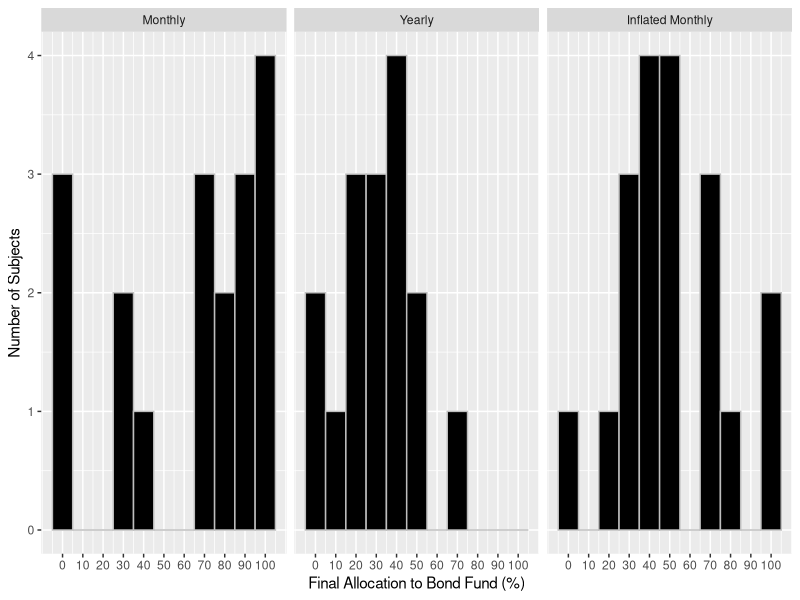
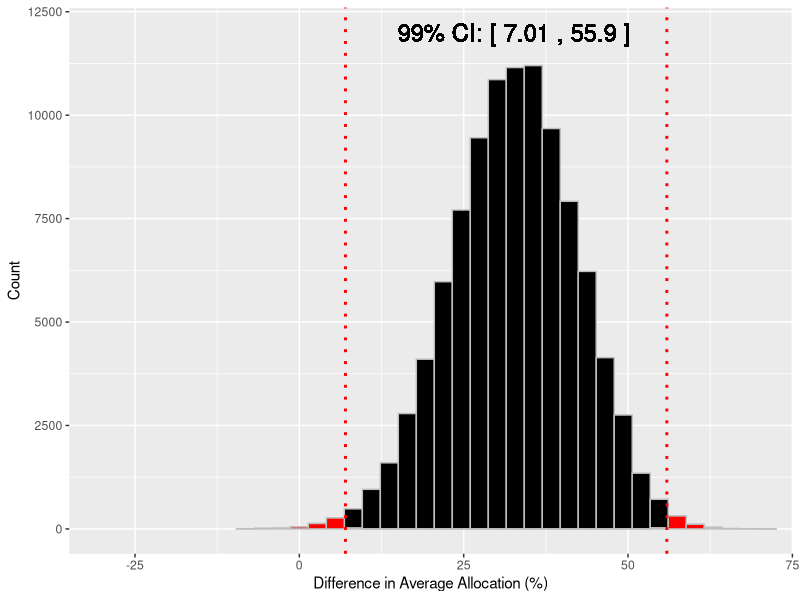
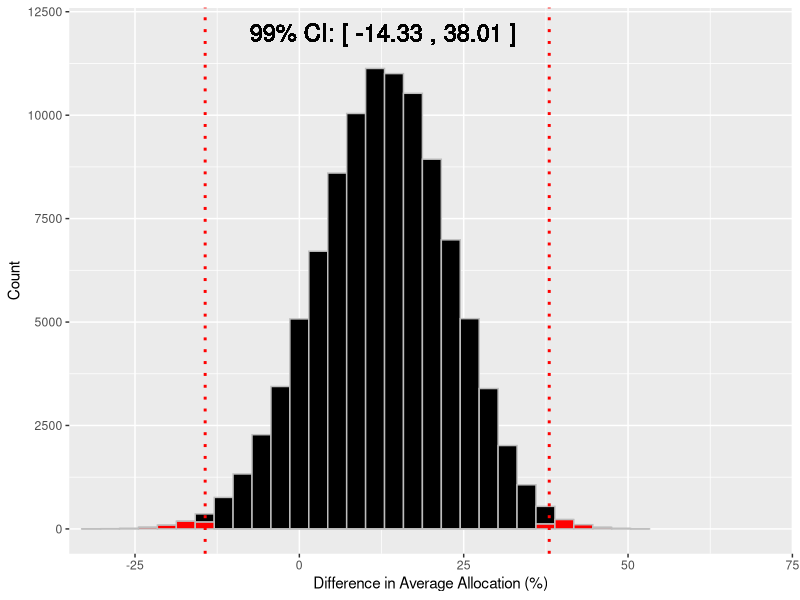
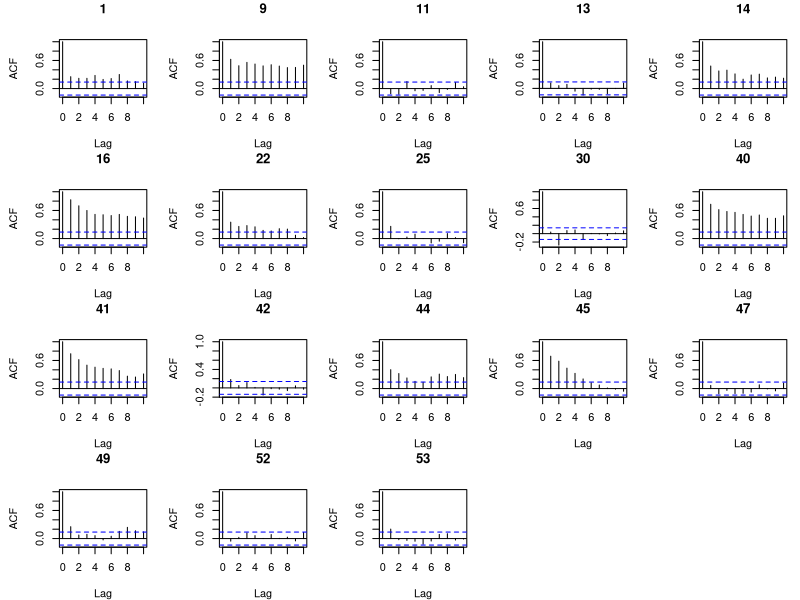
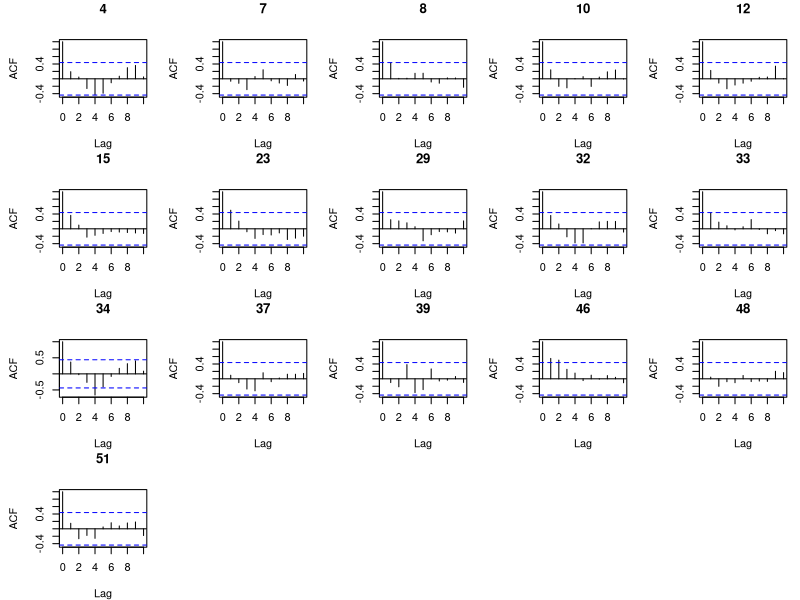
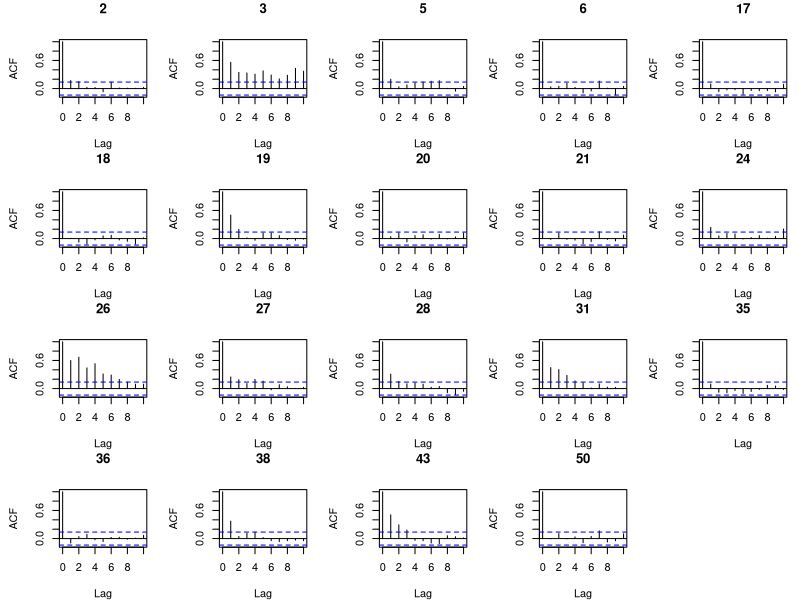
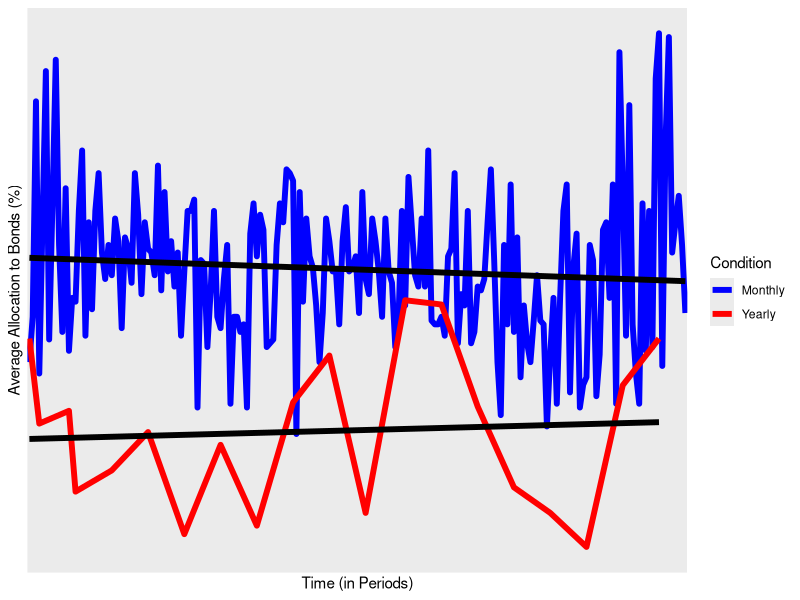
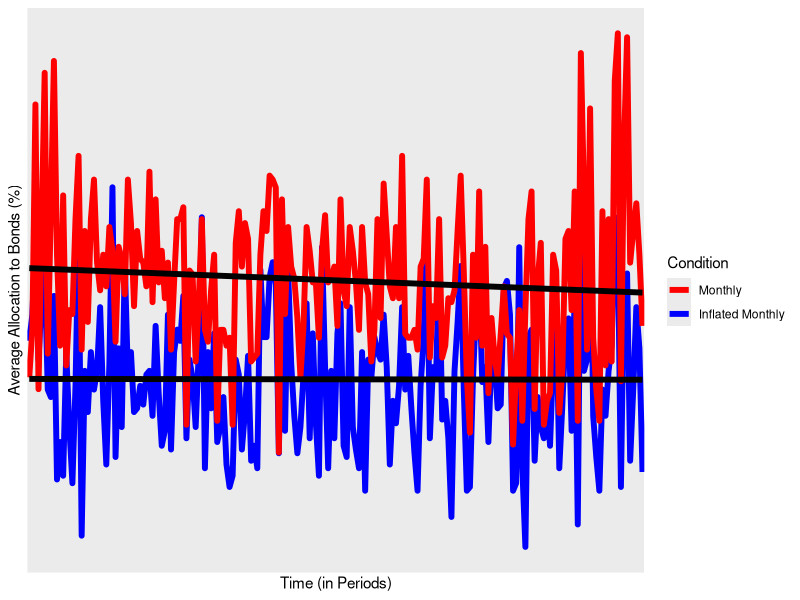

Here is the R script that generated these plots, in order:
## ---- chunk 1
### Initial setup
library(dplyr)
library(magrittr)
library(tidyr)
library(ggplot2)
library(Hmisc)
library(nortest)
library(plm)
library(lme4)
library(sandwich)
library(lmtest)

setwd("C:/Users/Dean/Google Drive/Thesis/Thesis UI and Data/Thesis_Data_Analysis")

data <- read.csv('Exp_Data.csv',header=TRUE)
survey <- read.csv('Exp_Survey.csv',header=TRUE)

survey %<>% mutate(Q3 = ifelse(Q3 == 'Yes',1,ifelse(Q3 == 'No',0,.5))) %>% 
  mutate(Q4 = ifelse(Q4 == 'Yes',1,ifelse(Q4 == 'No',0,.5))) %>%
  mutate(Q5 = ifelse(Q5 == 'Yes',1,ifelse(Q5 == 'No',0,.5)))

survey %<>% select(ID,Q3,Q4,Q5,Q6,Q7)
data %<>% select(-Name,-Student.ID)

wide.data <- inner_join(survey,data,by="ID")
long.data.40 <- wide.data %>% select(ID,Type,num_range("X",161:200)) %>% gather("Choice_Num","Choice",3:42)

remove(data,survey)

## ---- chunk 2
hist.data <- wide.data %>% select(Type,Final.Choice) %>% mutate(Final.Choice = Final.Choice * 100) %>%
  mutate(Type = ifelse(Type == 1, "Monthly", ifelse(Type == 2, "Yearly","Inflated Monthly")))

hist.data$Type <- factor(hist.data$Type, levels = c("Monthly", "Yearly", "Inflated Monthly"))

ggplot(hist.data, aes(Final.Choice)) + geom_histogram(binwidth=10, fill="black",color="gray") + 
  facet_wrap(~ Type) +
  scale_x_continuous(breaks=seq(0,100,10)) +
  xlab("Final Allocation to Bond Fund (%)") + 
  ylab("Number of Subjects") 
## ---- chunk 3
monthly <- wide.data %>% filter(Type==1) %>% mutate(Final.Choice=Final.Choice*100)
yearly <- wide.data %>% filter(Type==2) %>% mutate(Final.Choice=Final.Choice*100)
infmonthly <- wide.data %>% filter(Type==3) %>% mutate(Final.Choice=Final.Choice*100)

lillie.test(monthly$Final.Choice)
lillie.test(yearly$Final.Choice)
lillie.test(infmonthly$Final.Choice)
## ---- chunk 4
ste <- function(x) sqrt(var(x,na.rm=TRUE)/sum(!is.na(x))) #standard error computation

summ.final <- wide.data %>% group_by(Type) %>% 
  summarise(Avg = mean(Final.Choice), sd = sd(Final.Choice), ste = ste(Final.Choice))

t.test1 <- wide.data %>% filter(Type == 1 | Type == 2)
t.test2 <- wide.data %>% filter(Type == 1 | Type == 3)
t.test3 <- wide.data %>% filter(Type == 2 | Type == 3)

t.test(Final.Choice~Type,t.test1)
t.test(Final.Choice~Type,t.test2)
t.test(Final.Choice~Type,t.test3)
## ---- chunk 5
summ.40 <- long.data.40 %>% group_by(Type) %>% 
  summarise(Avg = mean(Choice,na.rm=TRUE), sd = sd(Choice,na.rm=TRUE), ste = ste(Choice))

t.2.test1 <- long.data.40 %>% filter(Type == 1 | Type == 2)
t.2.test2 <- long.data.40 %>% filter(Type == 1 | Type == 3)
t.2.test3 <- long.data.40 %>% filter(Type == 2 | Type == 3)

t.test.cluster(t.2.test1$Choice,t.2.test1$ID,t.2.test1$Type)
t.test.cluster(t.2.test2$Choice,t.2.test2$ID,t.2.test2$Type)
t.test.cluster(t.2.test3$Choice,t.2.test3$ID,t.2.test3$Type)
## ---- chunk 6
ctrl.t.test1 <- t.test1 %>% mutate(type.dummy = ifelse(Type==1,0,1), Final.Choice = Final.Choice*100)
ctrl.t.test2 <- t.test2 %>% mutate(type.dummy = ifelse(Type==1,0,1), Final.Choice = Final.Choice*100)
ctrl.t.test3 <- t.test3 %>% mutate(type.dummy = ifelse(Type==2,0,1), Final.Choice = Final.Choice*100)

# Using HC-robust standard errors
coeftest(lm(Final.Choice~type.dummy+Q3+Q4+Q5,ctrl.t.test1), vcov=vcovHC)
coeftest(lm(Final.Choice~type.dummy+Q3+Q4+Q5,ctrl.t.test2), vcov=vcovHC)
coeftest(lm(Final.Choice~type.dummy+Q3+Q4+Q5,ctrl.t.test3), vcov=vcovHC)
## ---- chunk 7
bootstrap <- function(a,b){
  set.seed(76)
  boot.samples <- c(rep(NA,100000))
  for (i in 1:100000){
    t.1 <- sample(length(a), length(a), replace=TRUE)
    t.2 <- sample(length(b), length(b), replace=TRUE)
    t <- mean(a[t.1])-mean(b[t.2])
    boot.samples[i] <- t
    
  }
  return(as.data.frame(boot.samples) %>% rename(x=boot.samples))
}

boot.samples.1 <- bootstrap(monthly$Final.Choice,yearly$Final.Choice)
boot.samples.2 <- bootstrap(monthly$Final.Choice,infmonthly$Final.Choice)

CI.1 <- quantile(boot.samples.1$x,c(.005,.995))
CI.2 <- quantile(boot.samples.2$x,c(.005,.995))

boot.samples.1 %<>% mutate(CI = x < CI.1[1] | x > CI.1[2])
boot.samples.2 %<>% mutate(CI = x < CI.2[1] | x > CI.2[2])

ggplot(aes(x, fill=CI), data=boot.samples.1) + geom_histogram(color="gray") + 
  geom_vline(xintercept=CI.1, linetype="dotted", color="red", size= 1) +
  geom_text(label=paste("99% CI: [",round(CI.1[1],2),",",round(CI.1[2],2),"]"), aes(x=mean(boot.samples.1$x),y=12000), size=6) +
  scale_fill_manual(values = c("black", "red")) +
  guides(fill=FALSE) +
  coord_cartesian(xlim=c(-30,70), ylim=c(0,12000)) +
  xlab("Difference in Average Allocation (%)") +
  ylab("Count")

ggplot(aes(x, fill=CI), data=boot.samples.2) + geom_histogram(color="gray") + 
  geom_vline(xintercept=CI.2, linetype="dotted", color="red", size= 1) +
  geom_text(label=paste("99% CI: [",round(CI.2[1],2),",",round(CI.2[2],2),"]"), aes(x=mean(boot.samples.2$x),y=12000), size=6) +
  scale_fill_manual(values = c("black", "red"), name="") +
  guides(fill=FALSE) +
  coord_cartesian(xlim=c(-30,70), ylim=c(0,12000)) +
  xlab("Difference in Average Allocation (%)") +
  ylab("Count")
## ---- chunk 8
monthly.data.lm <- monthly %>% select(ID,num_range("X",1:200)) %>%
  gather("Period","Choice",2:201) %>% mutate(Period=as.numeric(substring(Period,2)))

yearly.data.lm <- yearly %>% select(ID,num_range("X",1:200)) %>%
  gather("Period","Choice",2:201) %>% mutate(Period=as.numeric(substring(Period,2))) %>%
  filter(is.na(Choice)==FALSE) %>% mutate(Period = (Period %/% 10) + 1)

infmonthly.data.lm <- infmonthly %>% select(ID,num_range("X",1:200)) %>%
  gather("Period","Choice",2:201) %>% mutate(Period=as.numeric(substring(Period,2)))

ts.monthly <- monthly.data.lm %>% spread(ID,Choice) %>% select(-Period)
ts.yearly <- yearly.data.lm %>% spread(ID,Choice) %>% select(-Period)
ts.infmonthly <- infmonthly.data.lm %>% spread(ID,Choice) %>% select(-Period)


par(mar=c(4,4.5,3,1))
par(mfrow=c(4,5))

for (x in colnames(ts.monthly)){
  acf(ts.monthly[[x]],lag.max=10, plot=FALSE) %>% plot(main = x)
  
}

par(mfrow=c(4,5))

for (x in colnames(ts.yearly)){
  acf(ts.yearly[[x]],lag.max=10, plot=FALSE) %>% plot(main = x)
  
}

par(mfrow=c(4,5))

for (x in colnames(ts.infmonthly)){
  acf(ts.infmonthly[[x]],lag.max=10, plot=FALSE) %>% plot(main = x)
  
}

par(mfrow=c(1,1))
## ---- chunk 9
paired.data <- long.data.40 %>% group_by(ID) %>% summarise(avg_choice = mean(Choice,na.rm=TRUE)) %>% 
  inner_join(select(wide.data,ID,Type,Final.Choice),by="ID")

t.paired.test1 <- paired.data %>% filter(Type == 1)
t.paired.test2 <- paired.data %>% filter(Type == 2)
t.paired.test3 <- paired.data %>% filter(Type == 3)

t.test(t.paired.test1$avg_choice,t.paired.test1$Final.Choice,paired=TRUE)
t.test(t.paired.test2$avg_choice,t.paired.test2$Final.Choice,paired=TRUE)
t.test(t.paired.test3$avg_choice,t.paired.test3$Final.Choice,paired=TRUE)
## ---- chunk 10
monthly.data <- monthly %>% select(num_range("X",1:200)) %>% summarise_each(funs(mean)) %>%
  gather("Period","Avg_Choice",1:200) %>% mutate(Type = "Monthly")

yearly.data <- yearly %>% select(num_range("X",1:200)) %>% summarise_each(funs(mean)) %>%
  gather("Period","Avg_Choice",1:200) %>% filter(is.na(Avg_Choice)==FALSE) %>% mutate(Type = "Yearly")

inf.monthly.data <-  infmonthly %>% select(num_range("X",1:200)) %>% summarise_each(funs(mean)) %>%
  gather("Period","Avg_Choice",1:200) %>% mutate(Type = "Inflated Monthly")

graph.data <- bind_rows(monthly.data,yearly.data) %>% bind_rows(inf.monthly.data)

graph.data %>% filter(Type %in% c("Monthly","Yearly")) %>% 
  ggplot(aes(Period, Avg_Choice, group=Type)) + 
  geom_line(size=2, aes(col=Type)) + 
  scale_x_discrete(breaks=NULL) + 
  scale_y_continuous(breaks=seq(0,100,25)) +
  scale_color_manual(values=c("Blue","Red"),name="Condition") +
  ylab("Average Allocation to Bonds (%)") + xlab("Time (in Periods)") + 
  geom_smooth(method="lm",size=2,color="black",fill=NA)
  
graph.data %>% filter(Type %in% c("Monthly","Inflated Monthly")) %>% 
  ggplot(aes(Period, Avg_Choice, group=Type)) + 
  geom_line(size=2, aes(col=Type)) + 
  scale_x_discrete(breaks=NULL) + 
  scale_y_continuous(breaks=seq(0,100,25)) +
  scale_color_manual(values=c("Red","Blue"), name="Condition",breaks=c("Monthly","Inflated Monthly")) +
  ylab("Average Allocation to Bonds (%)") + xlab("Time (in Periods)") + 
  geom_smooth(method="lm",size=2,color="black",fill=NA)

## ---- chunk 11
### Function to get cluster-robust standard errors
### Source: http://www.ne.su.se/polopoly_fs/1.216115.1426234213!/menu/standard/file/clustering1.pdf
clx <- function(fm, dfcw, cluster){
  M <- length(unique(cluster))
  N <- length(cluster)
  dfc <- (M/(M-1))*((N-1)/(N-fm$rank))
  u <- apply(estfun(fm),2,
             function(x) tapply(x, cluster, sum))
  vcovCL <- dfc*sandwich(fm, meat=crossprod(u)/N)*dfcw
  + coeftest(fm, vcovCL) }

fix.lm1 <- lm(Choice~Period + factor(ID) - 1,monthly.data.lm)


cluster.lm1 <- lm(Choice~Period,monthly.data.lm)


fix.lm2 <- lm(Choice~Period + factor(ID) - 1,yearly.data.lm)


cluster.lm2 <- lm(Choice~Period,yearly.data.lm)

fix.lm3 <- lm(Choice~Period + factor(ID) - 1,infmonthly.data.lm)


cluster.lm3 <- lm(Choice~Period,infmonthly.data.lm)
## ---- chunk 12
summary(fix.lm1)
summary(fix.lm2)
summary(fix.lm3)
## ---- chunk 13
clx(cluster.lm1,1,monthly.data.lm$ID)
clx(cluster.lm2,1,yearly.data.lm$ID)
clx(cluster.lm3,1,infmonthly.data.lm$ID)
## ---- chunk 14
clx(fix.lm1,1,monthly.data.lm$ID)
clx(fix.lm2,1,yearly.data.lm$ID)
clx(fix.lm3,1,infmonthly.data.lm$ID)
## ---- chunk 15
sum(wide.data$Q6 != "DK")
sum(wide.data$Q7 != "DK")

survey.lm1 <- wide.data %>% select(Final.Choice,Q6,Q7) %>%
  mutate(tech.dummy=ifelse(Q6 == "DK",0,1),fin.dummy=ifelse(Q7 == "DK",0,1),Final.Choice=Final.Choice*100) 
survey.lm2 <- survey.lm1 %>% filter(Q6 != "DK") %>% mutate(Q6=as.numeric(as.character(Q6))*100)
survey.lm3 <- survey.lm1 %>% filter(Q7 != "DK") %>% mutate(Q7=as.numeric(as.character(Q7))*100)

summary(lm(Final.Choice~tech.dummy + fin.dummy,survey.lm1))
summary(lm(Final.Choice~Q6,survey.lm2))
summary(lm(Final.Choice~Q7,survey.lm3))
